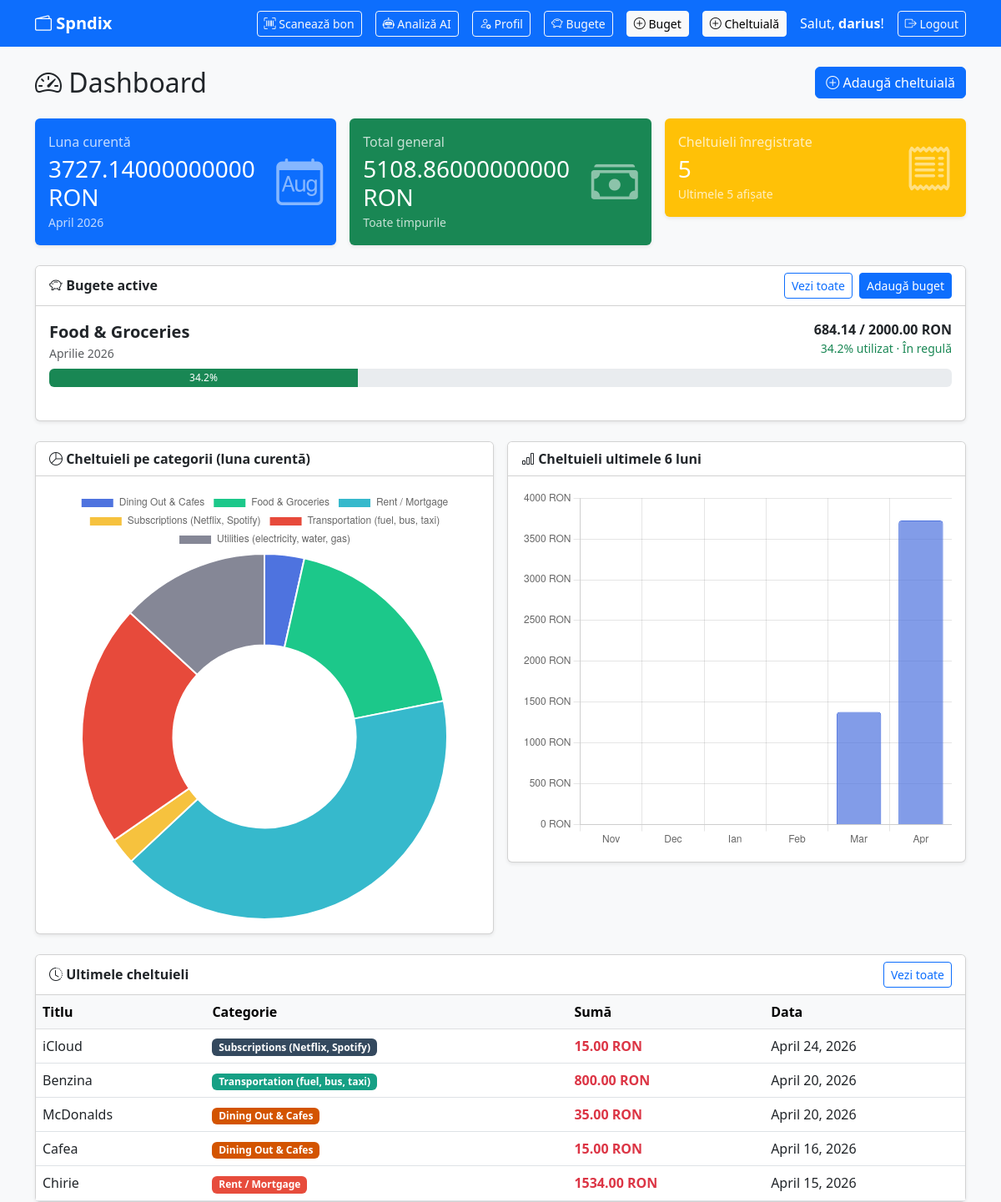
The app's page / (signed in), older data.
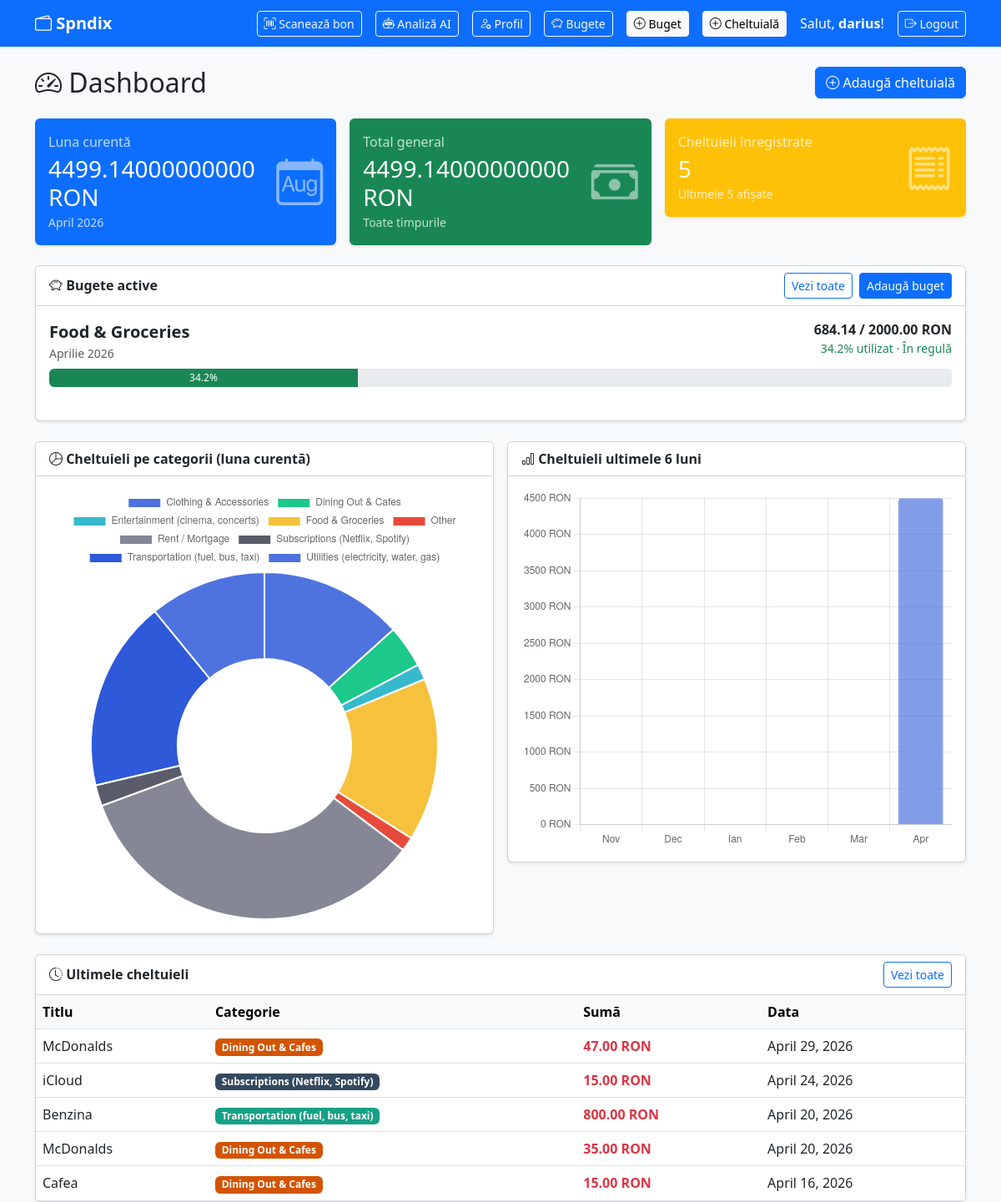
The same page, newer data.
### spndix/models.py (models this page shows, shortened)
class Categorie(models.Model):
    nume = models.CharField(max_length=100)
    descriere = models.TextField(blank=True, null=True)
    culoare = models.CharField(max_length=7, default='#3498db')
    class Meta:
        verbose_name_plural = "Categorii"

class Cheltuiala(models.Model):
    utilizator = models.ForeignKey(User, on_delete=models.CASCADE)
    categorie = models.ForeignKey(Categorie, on_delete=models.SET_NULL, null=True)
    titlu = models.CharField(max_length=200)
    suma = models.DecimalField(max_digits=10, decimal_places=2)
    data = models.DateField()
    descriere = models.TextField(blank=True, null=True)
    creat_la = models.DateTimeField(auto_now_add=True)
    class Meta:
        verbose_name_plural = "Cheltuieli"
        ordering = ['-data']

### spndix/views.py (the view)
# urls.py: path('', views.dashboard, name='dashboard'),
@login_required
def dashboard(request):
    azi = timezone.now()
    luna_curenta = azi.month
    an_curent = azi.year
    total_luna = Cheltuiala.objects.filter(
        utilizator=request.user,
        data__month=luna_curenta,
        data__year=an_curent
    ).aggregate(total=Sum('suma'))['total'] or 0
    total_general = Cheltuiala.objects.filter(
        utilizator=request.user
    ).aggregate(total=Sum('suma'))['total'] or 0
    ultimele_cheltuieli = Cheltuiala.objects.filter(
        utilizator=request.user
    )[:5]
    bugete_curente = Budget.objects.filter(
        utilizator=request.user,
        luna=luna_curenta,
        an=an_curent,
    ).select_related('categorie')
    bugete_dashboard = [construieste_buget_dashboard(buget, request.user) for buget in bugete_curente]
    bugete_depasite = [buget for buget in bugete_dashboard if buget['excedat']]
    categorii_data = Cheltuiala.objects.filter(
        utilizator=request.user,
        data__month=luna_curenta,
        data__year=an_curent
    ).values('categorie__nume').annotate(total=Sum('suma'))
    pie_labels = [item['categorie__nume'] or 'Fără categorie' for item in categorii_data]
    pie_data = [float(item['total']) for item in categorii_data]
    bar_labels = []
    bar_data = []
    for i in range(5, -1, -1):
        if luna_curenta - i <= 0:
            luna = luna_curenta - i + 12
            an = an_curent - 1
        else:
            luna = luna_curenta - i
            an = an_curent
        total = Cheltuiala.objects.filter(
            utilizator=request.user,
            data__month=luna,
            data__year=an
        ).aggregate(total=Sum('suma'))['total'] or 0
        nume_luna = ['Ian', 'Feb', 'Mar', 'Apr', 'Mai', 'Iun',
                     'Iul', 'Aug', 'Sep', 'Oct', 'Nov', 'Dec'][luna - 1]
        bar_labels.append(nume_luna)
        bar_data.append(float(total))
    context = {
        'total_luna': total_luna,
        'total_general': total_general,
        'ultimele_cheltuieli': ultimele_cheltuieli,
        'bugete_dashboard': bugete_dashboard,
        'bugete_depasite': bugete_depasite,
        'pie_labels': json.dumps(pie_labels),
        'pie_data': json.dumps(pie_data),
        'bar_labels': json.dumps(bar_labels),
        'bar_data': json.dumps(bar_data),
        'luna_curenta': azi.strftime('%B %Y'),
    }
    return render(request, 'spndix/dashboard.html', context)

### spndix/templates/spndix/dashboard.html (shortened to what the changed rows need)
{% extends 'spndix/base.html' %}
{% block content %}
<div class="d-flex justify-content-between align-items-center mb-4 flex-wrap gap-2">
    <h2 class="mb-0"><i class="bi bi-speedometer2"></i> Dashboard</h2>
</div>
<div class="row g-3 mb-4">
    <div class="col-md-4">
        <div class="card shadow-sm border-0 bg-primary text-white">
            <div class="card-body">
                <div class="d-flex justify-content-between align-items-center">
                    <div>
                        <p class="mb-1 opacity-75">Luna curentă</p>
                        <h3 class="mb-0">{{ total_luna }} RON</h3>
                        <small class="opacity-75">{{ luna_curenta }}</small>
                    </div>
                </div>
            </div>
        </div>
    </div>
    <div class="col-md-4">
        <div class="card shadow-sm border-0 bg-success text-white">
            <div class="card-body">
                <div class="d-flex justify-content-between align-items-center">
                    <div>
                        <p class="mb-1 opacity-75">Total general</p>
                        <h3 class="mb-0">{{ total_general }} RON</h3>
                        <small class="opacity-75">Toate timpurile</small>
                    </div>
                </div>
            </div>
        </div>
    </div>
</div>
<div class="card shadow-sm mb-4">
    <div class="card-body">
        {% if bugete_dashboard %}
            {% for buget in bugete_dashboard %}
                <div class="mb-4">
                    <div class="d-flex justify-content-between align-items-start flex-wrap gap-2 mb-2">
                        <div>
                            <div class="fw-semibold fs-5">{{ buget.categorie.nume }}</div>
                            <div class="text-muted small">{{ buget.luna_display }} {{ buget.an }}</div>
                        </div>
                        <div class="text-end">
                            <div class="fw-semibold">{{ buget.suma_cheltuita|floatformat:2 }} / {{ buget.suma_limita|floatformat:2 }} RON</div>
                            <div class="small {% if buget.excedat %}text-danger{% elif buget.procent >= 80 %}text-warning{% else %}text-success{% endif %}">
                                {{ buget.procent }}% utilizat · {{ buget.status }}
                            </div>
                        </div>
                    </div>
                    <div class="progress" style="height: 22px;">
                        <div class="progress-bar {{ buget.bar_class }}" role="progressbar" style="width: {{ buget.progres }}%;" aria-valuenow="{{ buget.progres }}" aria-valuemin="0" aria-valuemax="100">
                            {{ buget.procent }}%
                        </div>
                    </div>
                </div>
            {% endfor %}
        {% else %}
            <div class="text-center text-muted py-4">
                <i class="bi bi-piggy-bank display-4"></i>
                <p class="mt-2 mb-0">Nu ai încă bugete pentru luna curentă.</p>
                <a href="{% url 'adauga_buget' %}" class="btn btn-primary mt-3">Adaugă primul buget</a>
            </div>
        {% endif %}
    </div>
</div>
<div class="row g-3 mb-4">
    <div class="col-md-6">
        <div class="card shadow-sm">
            <div class="card-body">
                {% if pie_labels and pie_data %}
                <canvas id="pieChart" height="250"></canvas>
                {% else %}
                <div class="text-center text-muted py-5">
                    <i class="bi bi-inbox display-4"></i>
                    <p class="mt-2">Nu există date pentru luna curentă</p>
                </div>
                {% endif %}
            </div>
        </div>
    </div>
    <div class="col-md-6">
        <div class="card shadow-sm">
            <div class="card-body">
                <canvas id="barChart" height="250"></canvas>
            </div>
        </div>
    </div>
</div>
<div class="card shadow-sm">
    <div class="table-responsive">
        <table class="table table-hover mb-0">
            <thead class="table-light">
                <tr>
                    <th>Titlu</th>
                    <th>Categorie</th>
                    <th>Sumă</th>
                    <th>Data</th>
                </tr>
            </thead>
            <tbody>
                {% for c in ultimele_cheltuieli %}
                <tr>
                    <td>{{ c.titlu }}</td>
                    <td>
                        {% if c.categorie %}
                        <span class="badge" style="background-color: {{ c.categorie.culoare }}">
                            {{ c.categorie.nume }}
                        </span>
                        {% else %}
                        <span class="text-muted">—</span>
                        {% endif %}
                    </td>
                    <td class="fw-bold text-danger">{{ c.suma }} RON</td>
                    <td>{{ c.data }}</td>
                </tr>
                {% empty %}
                <tr>
                    <td colspan="4" class="text-center text-muted py-3">
                        Nu există cheltuieli înregistrate.
                    </td>
                </tr>
                {% endfor %}
            </tbody>
        </table>
    </div>
</div>
<script>
    {% if pie_labels and pie_data %}
    const pieCtx = document.getElementById('pieChart').getContext('2d');
    new Chart(pieCtx, {
        type: 'doughnut',
        data: {
            labels: {{ pie_labels|safe }},
        datasets: [{
            data: {{ pie_data|safe }},
        backgroundColor: [
            '#4e73df', '#1cc88a', '#36b9cc', '#f6c23e',
            '#e74a3b', '#858796', '#5a5c69', '#2e59d9'
        ],
        borderWidth: 2,
        }]
    }
});
    {% endif %}
    const barCtx = document.getElementById('barChart').getContext('2d');
    new Chart(barCtx, {
        type: 'bar',
        data: {
            labels: {{ bar_labels|safe }},
        datasets: [{
            label: 'Cheltuieli (RON)',
            data: {{ bar_data|safe }},
        backgroundColor: 'rgba(78, 115, 223, 0.7)',
        borderColor: 'rgba(78, 115, 223, 1)',
        borderWidth: 1,
        borderRadius: 4,
            }]
        },
        options: {
        responsive: true,
        plugins: {
            legend: { display: false }
        },
        scales: {
            y: {
                beginAtZero: true,
                ticks: {
                    callback: value => value + ' RON'
                }
            }
        }
    }
    });
</script>
{% endblock %}

Row changes from the older to the newer data that the page shows:
no longer on this page (row unchanged): Cheltuiala: titlu "Chirie", categorie.nume "Rent / Mortgage", suma "1534.00", data "April 15, 2026"
added Cheltuiala: titlu "McDonalds", categorie.nume "Dining Out & Cafes", suma "47.00", data "April 29, 2026"
Text that changed along with them:
{{ total_luna }}: "3727.14000000000" → "4499.14000000000"
{{ total_general }}: "5108.86000000000" → "4499.14000000000"
chart data {{ pie_data|safe }}: [131.0, 684.14, 1534.0, 88.0, 800.0, 490.0] → [600.0, 178.0, 65.0, 684.14, 60.0, 1534.0, 88.0, 800.0, 490.0]
chart data {{ bar_data|safe }}: [0.0, 0.0, 0.0, 0.0, 1381.72, 3727.14] → [0.0, 0.0, 0.0, 0.0, 0.0, 4499.14]
